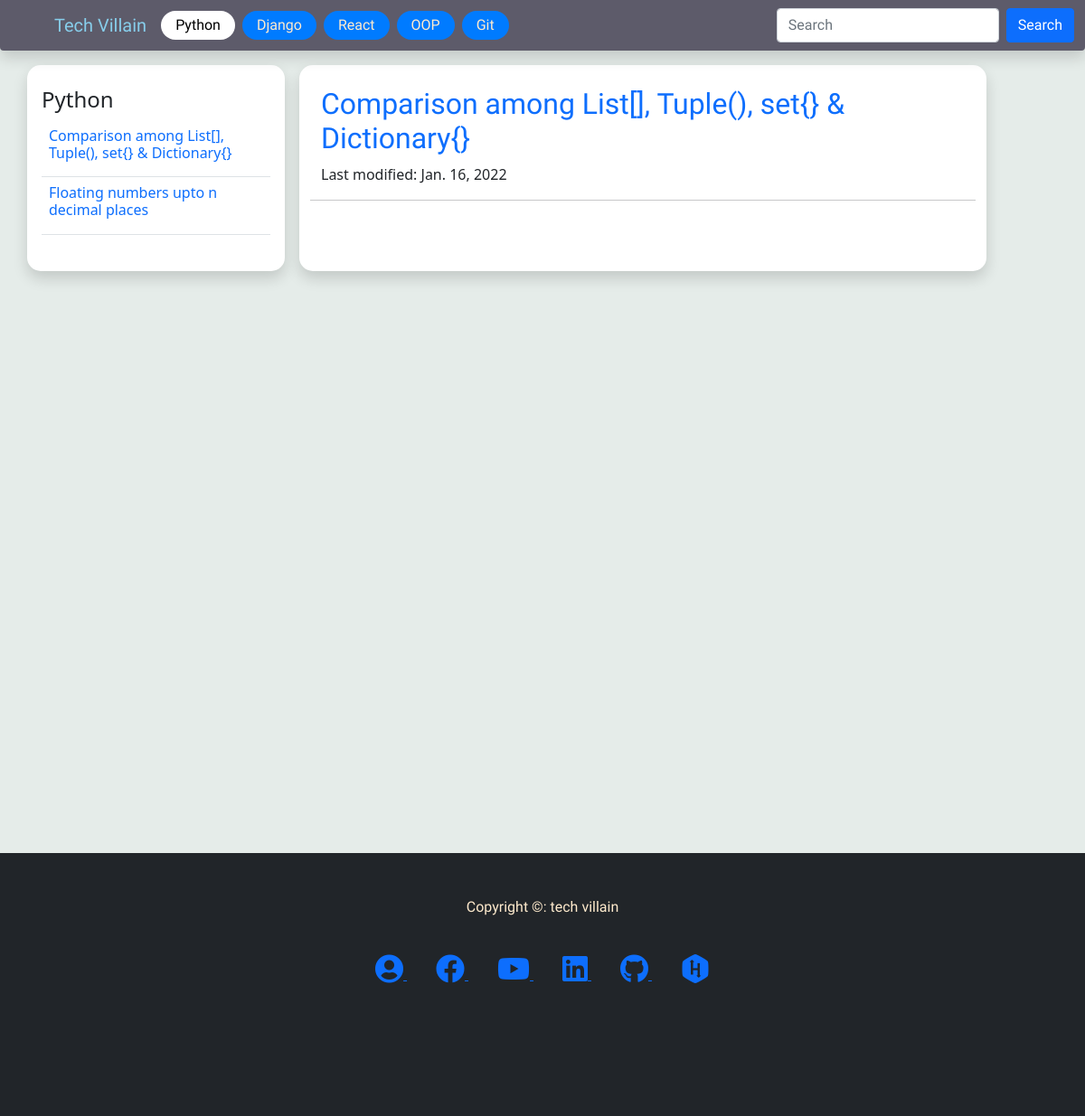
The page /blog/1 on the database its author committed.
### blog/models.py (models this page shows, shortened)
class category(models.Model):
    name = models.CharField(max_length=50)
    def __str__(self):
        return self.name

class blogPost(models.Model):
    category = models.ForeignKey(category, on_delete=models.SET_NULL, null=True, blank=True )
    subCategory = models.ForeignKey(subCategory, on_delete=models.SET_NULL, null=True, blank=True )
    date = models.DateField(default=datetime.now)
    title = models.CharField(max_length=500)
    desc = tinymce_models.HTMLField(null=True,blank=True)

### blog/views.py (the view)
# urls.py: path('blog/<int:pk>', views.category_view, name='blog'),
def category_view(request, pk):
    blogs = BMODEL.blogPost.objects.filter(category=pk)
    singleBlog = blogs.first()  # get the first object
    category = BMODEL.category.objects.get(id=pk)
    if request.method == 'GET':
        dc = request.GET
        pk = dc.get('getid')  # getid from url link
        if pk != None:
            singleBlog = BMODEL.blogPost.objects.get(id=pk)
    context = {
        'blogs': blogs,
        'singleBlog': singleBlog,
        'category': category,
        }
    return render(request, 'blog/article_page.html', context)

### blog/templatetags/nav_tag.py (called while the page is built)
@register.simple_tag
def categoryfornav():
    cat = BMODEL.category.objects.all()
    return cat

### templates/blog/article_page.html (shortened to what this page needs)
{% extends 'home/base.html' %} {% load static %} {% block content %}
<link rel="stylesheet" href="{% static 'css/prismokd.css' %}" />
<div class="container">
  <div class="row">
    <div
      class="
        col-lg-3
        shadow
        bgwhite
        curv
        me-3
        py-4
        px-md-3 px-sm-2
        nav_right
        bb
      "
    >
      <h4>{{ category}}</h4>
      <form action="" method="GET">
        <table class="table">
          {% for blog in blogs %}
          <tr>
            <td>
              <a
                href="/blog/{{blog.category.id}}?getid={{blog.id}}"
                class="text-decoration-none"
              >
                <h6>{{blog.title}}</h6>
              </a>
            </td>
          </tr>
          {% endfor %}
        </table>
      </form>
    </div>
    <div class="col-lg-8 py-4 px-lg-4 px-md-3 px-sm-1 bgwhite curv shadow">
      <div class="row">
        <div class="row titleFont text-primary">
          <h2>{{singleBlog.title}}</h2>
        </div>
        <div class="row">
          <p>Last modified: {{singleBlog.date}}</p>
        </div>
        <hr />
      </div>
    </div>
  </div>
</div>
{% endblock %}

### templates/home/base.html (shortened to what this page needs)
{% load static %} {% load nav_tag %}
<!DOCTYPE html>
<html lang="en">
  <head>
    <link
      href="https://cdn.jsdelivr.net/npm/bootstrap@5.1.3/dist/css/bootstrap.min.css"
      rel="stylesheet"
    />
    <link
      rel="stylesheet"
      href="https://use.fontawesome.com/releases/v5.15.4/css/all.css"
    />
    <link rel="stylesheet" href="{% static 'css/index.css' %}" />
  </head>
  <body class="bodycolor">
    <nav
      class="navbar navbar-expand-lg fixed-top shadow bgcolor rounded-bottom"
    >
      <div class="container-fluid">
        <a class="navbar-brand brandcolor ms-5" href="/">Tech Villain</a>
        <div class="collapse navbar-collapse" id="navbarSupportedContent">
          <ul class="navbar-nav me-auto mb-2 mb-lg-0">
            {% categoryfornav as navcategory %}
            {% for cat in navcategory %}
            {% url 'blog' cat.id as urll %}
            <li class="nav-item me-2 mb-lg-0 mb-3">
              <a
                class="
                  btn
                  textColor
                  {% if request.path == urll %}active{% endif %}
                "
                aria-current="page"
                href="{{ urll }}"
                >{{cat}}</a
              >
            </li>
            {% endfor %}
          </ul>
          <form class="d-flex" method="post" action="/search">
            <input
              class="form-control me-2"
              type="search"
              placeholder="Search"
              aria-label="Search"
              name="search"
              value="{{search}}"
            />
            <button class="btn btn-primary" type="submit">Search</button>
          </form>
        </div>
      </div>
    </nav>
    <br /><br /><br />
    <div style="min-height: 100vh;">{% block content %} {% endblock %}</div>
    <br /><br /><br />
    <footer class="footerHeader">
      <br /><br />
      <div class="container">
        <div class="row text-center textColor">
          <p>Copyright &copy: tech villain</p>
        </div>
        <br />
        <div class="row text-center">
          <div class="col">
            <a
              class="m-3"
              target="_blank"
              href="http://mahmudjewel.herokuapp.com"
            >
              <i class="fas fa-user-circle fa-2x"></i>
            </a>
            <a
              class="m-3"
              target="_blank"
              href="https://www.facebook.com/TechVillain.007"
            >
              <i class="fab fa-facebook fa-2x"></i>
            </a>
            <a
              class="m-3"
              target="_blank"
              href="https://www.youtube.com/channel/UCJCdq7lWqB7M5b16UatoTEw"
            >
              <i class="fab fa-youtube fa-2x"></i>
            </a>
            <a
              class="m-3"
              target="_blank"
              href="https://www.linkedin.com/in/mahmudjewel"
            >
              <i class="fab fa-linkedin fa-2x"></i>
            </a>
            <a
              class="m-3"
              target="_blank"
              href="https://github.com/MahmudJewel"
            >
              <i class="fab fa-github fa-2x"></i>
            </a>
            <a
              class="m-3"
              target="_blank"
              href="https://www.hackerrank.com/DJ_cse"
            >
              <i class="fab fa-hackerrank fa-2x"></i>
            </a>
          </div>
        </div>
        <br /><br /><br /><br /><br /><br />
      </div>
    </footer>
  </body>
</html>

### static/css/index.css (style rules this page uses)
.bgwhite { background: white; }
footer, nav, .titleFont { font-family: "Acme", sans-serif; }
.navbar-brand { font-family: "Sansita Swashed", cursive; }
.bgcolor { background: #5d5b6a; }
.nav-item .btn { background: #007bff; padding: 3px 15px; border-radius: 25px; }
.nav-item .active, .nav-item .btn:hover { background: white; color: black; }
.brandcolor { color: skyblue; }
.footerHeader { padding: 0px 0px 0px 0px; background-color: #212529; margin: 0px; }
.textColor { color: blanchedalmond; }
.bodycolor { background: #e5ece9; }
.curv { border-radius: 15px; }

### rows shown on the page
category: name "Python"
category: name "Django"
category: name "React"
category: name "OOP"
category: name "Git"
blogPost: title "Comparison among List[], Tuple(), set{} & Dictionary{}", date "Jan. 16, 2022"
blogPost: title "Floating numbers upto n decimal places"
